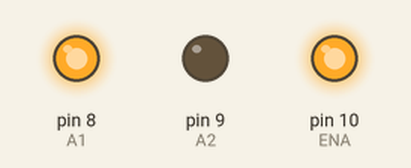
A sketch run on a simulated Arduino Uno, built with avr-gcc and run on an emulated ATmega328P. Shown: output pins drawn as LEDs (lit = HIGH).

Above: at 1.5 s.
At 3.5 s:
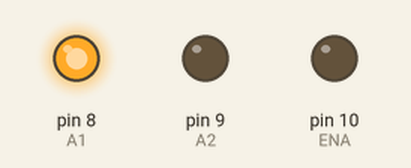
At 5.5 s:
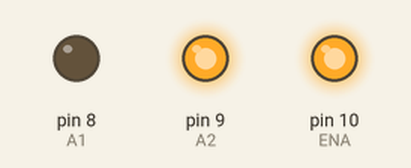
At 7.5 s:
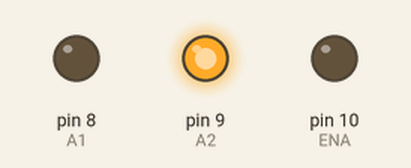
Timing chart, 0 to 10.4 s (numbered marks = the images above):
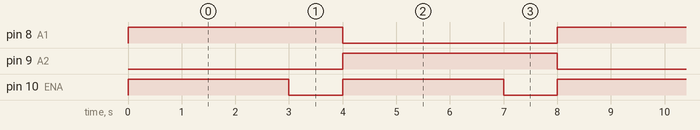

The sketch:

_coding.ino
```cpp
#define A1 8
#define A2 9
#define ENA 10

void setup()
{
  pinMode(A1, OUTPUT);
  pinMode(A2, OUTPUT);
  pinMode(ENA, OUTPUT);
}

void loop()
{
  // Forward
  digitalWrite(A1, HIGH);
  digitalWrite(A2, LOW);
  analogWrite(ENA, 255);
  delay(3000);

  // Stop
  analogWrite(ENA, 0);
  delay(1000);

  // Reverse
  digitalWrite(A1, LOW);
  digitalWrite(A2, HIGH);
  analogWrite(ENA, 255);
  delay(3000);

  // Stop
  analogWrite(ENA, 0);
  delay(1000);
}
```

Measured:
- by itself, pin 8 (A1), pin 9 (A2): alternates HIGH for 4.0 s and LOW for 4.0 s
- by itself, pin 10 (ENA): alternates HIGH for 3.0 s and LOW for 1.0 s
- by itself, everything shown: repeats every 8.0 s, in 4 steps
